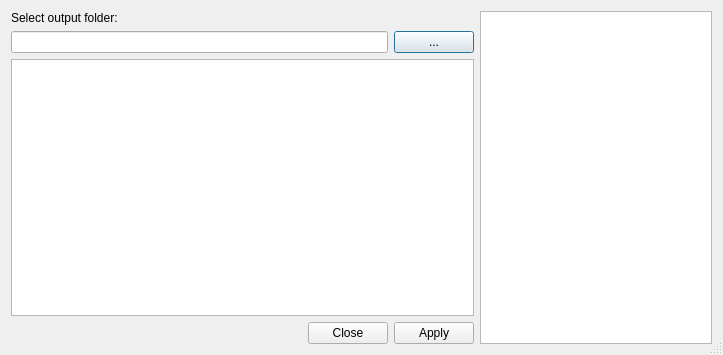
<?xml version="1.0" encoding="UTF-8"?>
<ui version="4.0">
 <class>CartoCSSExportDialogBase</class>
 <widget class="QDialog" name="CartoCSSExportDialogBase">
  <property name="geometry">
   <rect>
    <x>0</x>
    <y>0</y>
    <width>723</width>
    <height>355</height>
   </rect>
  </property>
  <property name="windowTitle">
   <string>CartoCSS Export</string>
  </property>
  <property name="sizeGripEnabled">
   <bool>true</bool>
  </property>
  <layout class="QHBoxLayout" name="horizontalLayout_3">
   <item>
    <layout class="QHBoxLayout" name="horizontalLayout_2" stretch="10,5">
     <item>
      <layout class="QVBoxLayout" name="verticalLayout">
       <item>
        <widget class="QLabel" name="label">
         <property name="text">
          <string>Select output folder:</string>
         </property>
        </widget>
       </item>
       <item>
        <layout class="QHBoxLayout" name="horizontalLayout">
         <item>
          <widget class="QLineEdit" name="lineEdit"/>
         </item>
         <item>
          <widget class="QPushButton" name="pushButton">
           <property name="text">
            <string>...</string>
           </property>
          </widget>
         </item>
        </layout>
       </item>
       <item>
        <widget class="QTextEdit" name="textEdit">
         <property name="readOnly">
          <bool>true</bool>
         </property>
        </widget>
       </item>
       <item>
        <widget class="QDialogButtonBox" name="buttonBox">
         <property name="standardButtons">
          <set>QDialogButtonBox::Apply|QDialogButtonBox::Close</set>
         </property>
        </widget>
       </item>
      </layout>
     </item>
     <item>
      <widget class="QTextEdit" name="textEdit_2">
       <property name="readOnly">
        <bool>true</bool>
       </property>
       <property name="html">
        <string>&lt;!DOCTYPE HTML PUBLIC &quot;-//W3C//DTD HTML 4.0//EN&quot; &quot;http://www.w3.org/TR/REC-html40/strict.dtd&quot;&gt;
&lt;html&gt;&lt;head&gt;&lt;meta name=&quot;qrichtext&quot; content=&quot;1&quot; /&gt;&lt;style type=&quot;text/css&quot;&gt;
p, li { white-space: pre-wrap; }
&lt;/style&gt;&lt;/head&gt;&lt;body style=&quot; font-family:'Noto Sans'; font-size:10pt; font-weight:400; font-style:normal;&quot;&gt;
&lt;p style=&quot;-qt-paragraph-type:empty; margin-top:0px; margin-bottom:0px; margin-left:0px; margin-right:0px; -qt-block-indent:0; text-indent:0px;&quot;&gt;&lt;br /&gt;&lt;/p&gt;&lt;/body&gt;&lt;/html&gt;</string>
       </property>
      </widget>
     </item>
    </layout>
   </item>
  </layout>
 </widget>
 <resources/>
 <connections/>
</ui>
